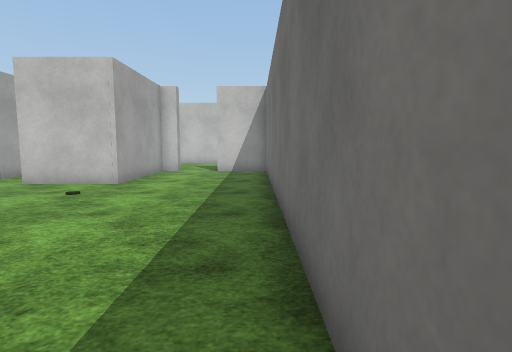
View 1 (above)

17 first-person views from a walk through a Unity game level. The camera is 1.3 m above the floor, tilts 6° down and sees 80° across. Doors are open. The floor is counted in squares, 1 m on a side. Each view is taken from the middle of a square. On the plan, view 1 faces up. The plan holds only what a view shows up to about 14 squares ahead; the rest is blank. Flat ground stands in for the terrain. The player character is not drawn. Surface patterns are stand-ins for the level's own textures.

View 2
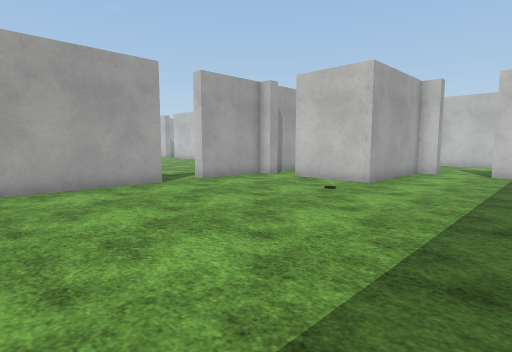

View 3
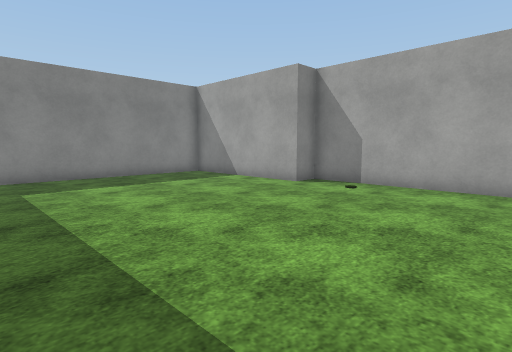

View 4
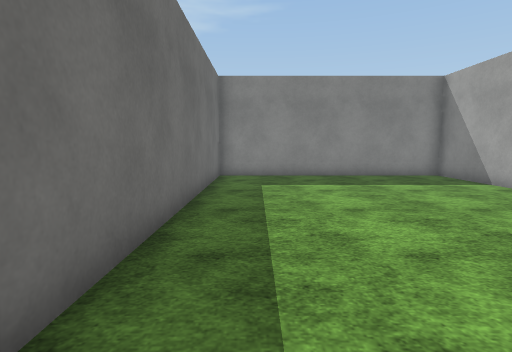

View 5
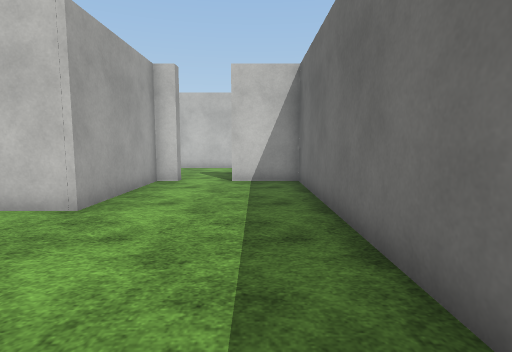

View 6
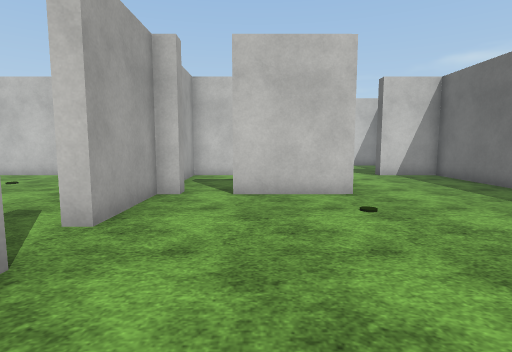

View 7
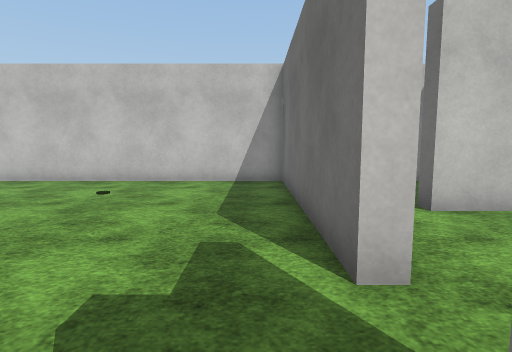

View 8
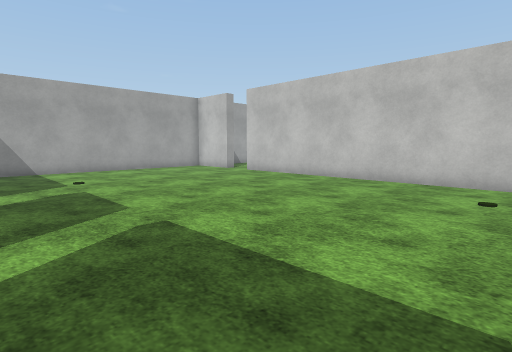

View 9
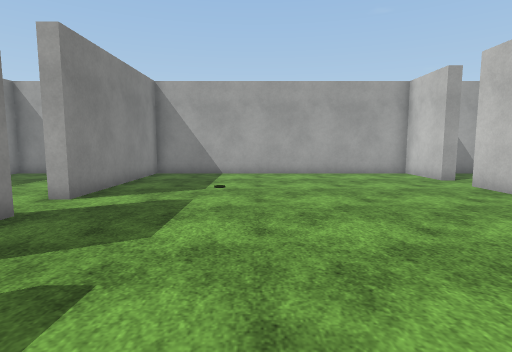

View 10
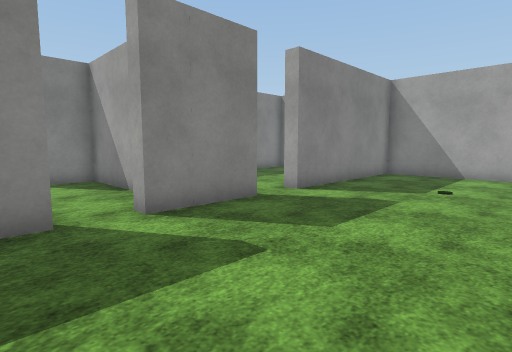

View 11
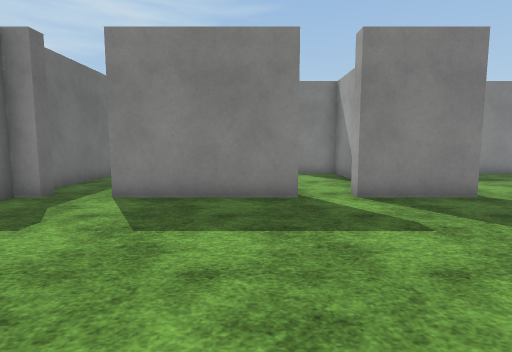

View 12
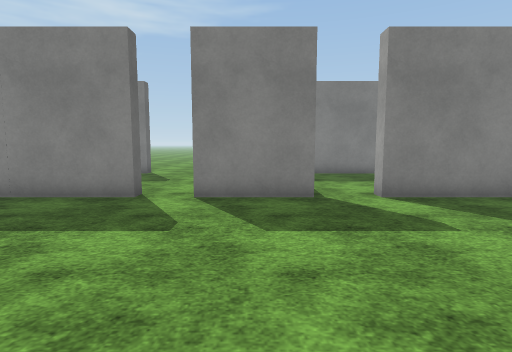

View 13
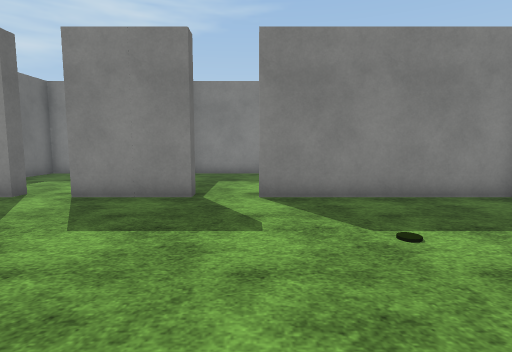

View 14
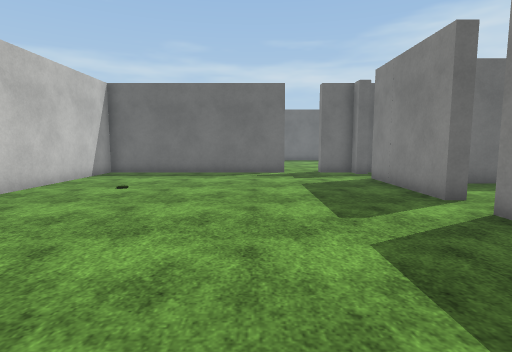

View 15
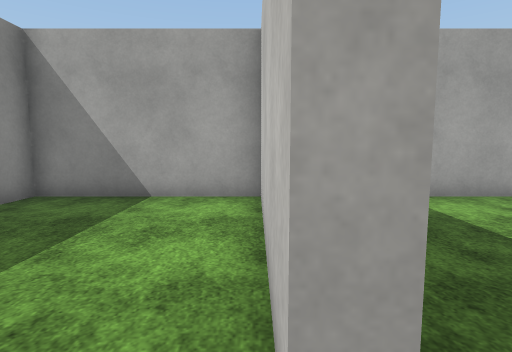

View 16
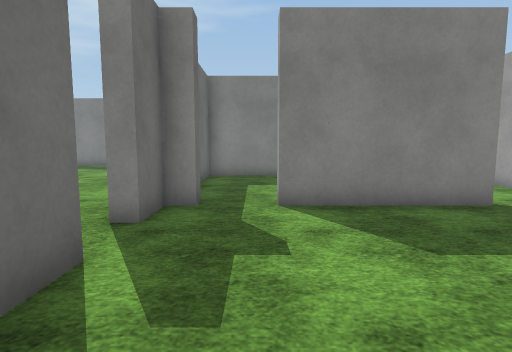

View 17
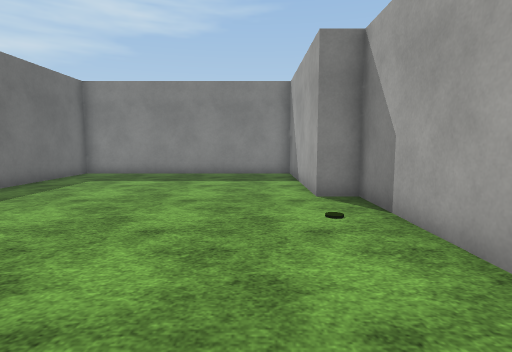

### Floor plan
Ten units are one square. View 1 is at (0, 0); x grows to the right and y downward. Boxes are objects, and circles mark ways between rooms. Rooms are numbered by the first view taken in them; rooms with no view inside come last. Other rooms are left out.
<svg viewBox="-300 -155 310 245">
<path fill="none" stroke="#000" d="M-96 -50 -96 25 -85 25 -85 85 5 85 5 -146 -18 -146M-90 -98 -96 -98 -96 -67M-37 -146 -45 -146 -45 -98 -76 -98M-170 -30 -170 -36 -125 -36 -125 -31M-214 -31 -214 -36 -185 -36 -185 -31M-96 -67 -101 -67 -101 -146 -254 -146M-107 -30 -107 -36 -101 -36 -101 -50 -96 -50M-269 -146 -295 -146 -295 -36 -231 -36 -231 -31M-130 25 -101 25 -101 -29M-231 -31 -292 -31M-295 -31 -295 25 -202 25M-195 -11 -195 25 -179 25M-152 25 -140 25 -140 -10M-90 -104 -90 -98M-76 -98 -76 -104M-79 -146 -96 -146 -96 -112"/>
<rect x="-85" y="-5" width="10" height="10" fill="#bbb"><title>other object</title></rect>
<rect x="-55" y="-85" width="10" height="10" fill="#bbb"><title>other object</title></rect>
<rect x="-255" y="-75" width="10" height="10" fill="#bbb"><title>disc</title></rect>
<rect x="-155" y="-125" width="10" height="10" fill="#bbb"><title>other object</title></rect>
<circle cx="-100" cy="-60" r="3" fill="#2a7"/>
<circle cx="-80" cy="-100" r="3" fill="#2a7"/>
<circle cx="-225" cy="-30" r="3" fill="#2a7"/>
<circle cx="-180" cy="-30" r="3" fill="#2a7"/>
<text x="-40" y="-20">1</text>
<text x="-190" y="-80">2</text>
<text x="-250" y="0">3</text>
<text x="-170" y="0">4</text>
<text x="-80" y="-120">5</text>
</svg>
Room 1 opens to room 2. Room 1 opens to room 5. Room 2 opens to room 3. Room 2 opens to room 4.

Where each view was taken, in squares from view 1:
view 1: 0 up, 0 right, facing up
view 2: 0 up, 0 right, facing up-left
view 3: 4 up, 0 right, facing down-left
view 4: 4 up, 1 left, facing down
view 5: 4 up, 1 left, facing up
view 6: 2 up, 7 left, facing up
view 7: 4 up, 11 left, facing up
view 8: 4 up, 14 left, facing up-left
view 9: 8 up, 16 left, facing left
view 10: 9 up, 16 left, facing down-left
view 11: 11 up, 16 left, facing down
view 12: 11 up, 20 left, facing down
view 13: 11 up, 23 left, facing down
view 14: 8 up, 24 left, facing right
view 15: 3 up, 22 left, facing left
view 16: 10 up, 12 left, facing down
view 17: 5 up, 7 left, facing down
